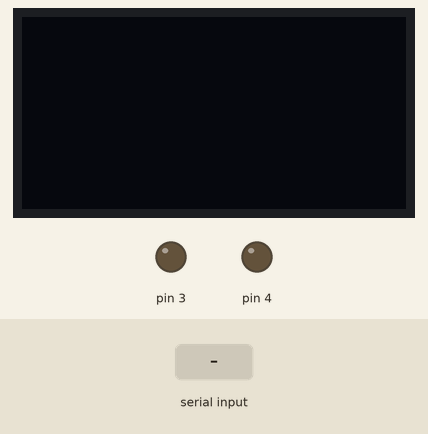
The sketch below on a simulated Arduino Nano, built with avr-gcc and run on an emulated ATmega328P. Shown: 128×64 one-colour display, output pins drawn as LEDs (lit = HIGH). The inputs (shaded band) are chosen by the test bench. What the sketch prints to the serial monitor is not drawn.

Above: at 1.3 s.
1.4 s: "P" received over the second serial link
At 2.1 s:
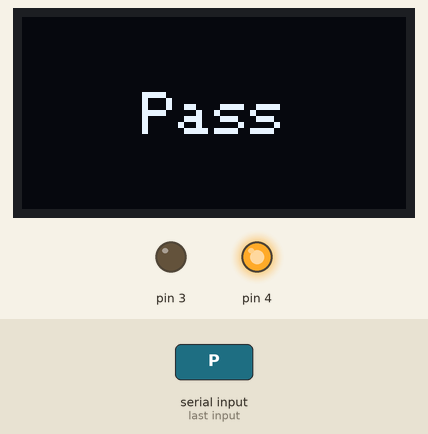
2.9 s: "F" received over the second serial link
At 3.2 s:
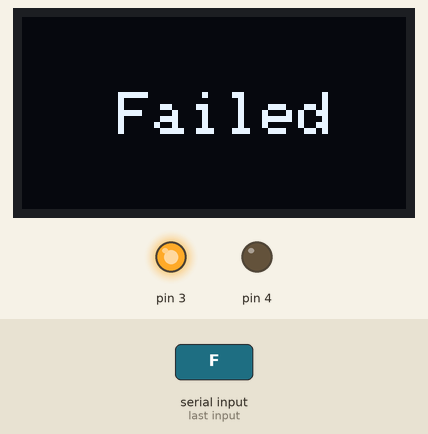
4.4 s: "P" received over the second serial link
At 5.6 s:
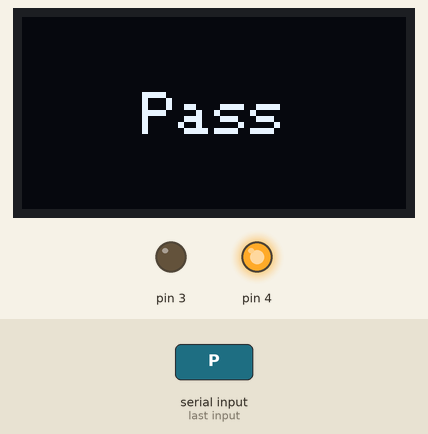
Timing chart, 0 to 7.4 s (numbered marks = the images above; inputs shaded):
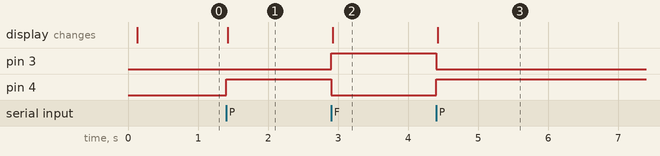

Measured:
- after the input at 1.4 s, pin 4: LOW → HIGH at once; the display: changes at once (image 1)
- after the input at 2.9 s, pin 3: LOW → HIGH at once; pin 4: HIGH → LOW at once; the display: changes at once (image 2)
- after the input at 4.4 s, pin 3: HIGH → LOW at once; pin 4: LOW → HIGH at once; the display: changes at once (image 3)

The sketch:

nano.ino
```cpp
#include <SoftwareSerial.h>
#include <SPI.h>
#include <Wire.h>
#include <Adafruit_GFX.h>
#include <Adafruit_SSD1306.h>

#define SCREEN_WIDTH 128
#define SCREEN_HEIGHT 64
#define OLED_RESET -1
Adafruit_SSD1306 OLED(SCREEN_WIDTH, SCREEN_HEIGHT, &Wire, OLED_RESET);

int val = 0;

SoftwareSerial mySerial(12, 11);

void setup() {
  Serial.begin(115200);
  mySerial.begin(9600);
  delay(100);
  pinMode(PD4, OUTPUT);
  pinMode(PD3, OUTPUT);
  if (!OLED.begin(SSD1306_SWITCHCAPVCC, 0x3C)) {
    Serial.println("Allocation failed");
  } else {
    Serial.println("Started");
  }
}

void loop() {
  mySerial.listen();
  while (mySerial.available() > 0) {
    char inByte = mySerial.read();
    if (inByte == 'P') {
      digitalWrite(PD4, HIGH);
      digitalWrite(PD3, LOW);
      oledd("Pass",40,25);
    }
    if (inByte == 'F') {
      digitalWrite(PD4, LOW);
      digitalWrite(PD3, HIGH);
      oledd("Failed",32,25);
    }
  }
}

void oledd(String text, int x, int y){
  OLED.clearDisplay(); //clear all things on screen
  OLED.setTextColor(WHITE, BLACK); //determines WHITE text and BLACK bg
  OLED.setCursor(x,y); //determines x,y location
  OLED.setTextSize(2); //determines size
  OLED.println(text);
  OLED.display();
}
```
